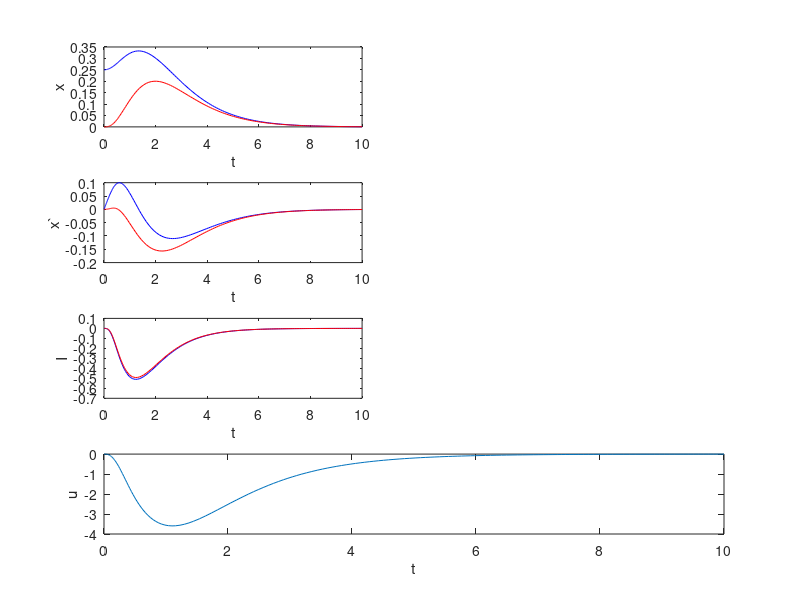

MATLAB code to generate this figure: (Note: this script raises an error after producing the figure.)

a = 7;
A = [0, 1, 0; 1, 0, 1; 0, -1, -a];
B = [0; 0; 1];
C = [0, 0, 1];

K = place(A', C', [-1, -2, -3]);
L = K';

H = -place(A, B, [-1, -7+7i, -7-7i]);


G = [A, B*H; L*C, A + B * H - L * C];
[ttiks, X] = ode45(@(t,x)(G*x), [0, 10], [0.25, 0, 0, 0, 0, 0]);
subplot(4, 2, 1)
    plot(ttiks, X(:, 1), 'b', ttiks, X(:, 4), 'r')
    xlabel('t')
    ylabel('x')
    
subplot(4, 2, 3)
    plot(ttiks, X(:, 2), 'b', ttiks, X(:, 5), 'r')
    xlabel('t')
    ylabel('x`')
subplot(4, 2, 5)
    plot(ttiks, X(:, 3), 'b', ttiks, X(:, 6), 'r')
    xlabel('t')
    ylabel('I')
count = length(ttiks);
utiks = zeros(count, 1);
for k = 1 : count
    X(k, 4:6);
    utiks(k) = H * (X(k, 4:6)');
end
subplot(4, 1, 4)
    plot(ttiks, utiks)
    xlabel('t')
    ylabel('u')


[ttiks, X_n] = ode45(@(t, X) m_2(t, X, a, A, B, H, L, C), [0, 20], [0.25, 0, 0, 0, 0, 0]);

subplot(4, 2, 2)
    plot(ttiks, X_n(:, 1), 'b', ttiks, X_n(:, 4), 'r')
    xlabel('t')
    ylabel('x')

subplot(4, 2, 4)
    plot(ttiks, X_n(:, 2), 'b', ttiks, X_n(:, 5), 'r')
    xlabel('t')
    ylabel('x`')
subplot(4, 2, 6)
    plot(ttiks, X_n(:, 3), 'b', ttiks, X_n(:, 6), 'r')
    xlabel('t')
    ylabel('I')


function dxdt = m_1(t,X, a, H)
    u = H*X;
    x_1 = X(1);
    x_2 = X(2);
    x_3 = X(3);
    dx_1dt = x_2;
    dx_2dt = 1/2*(((1+x_3)^2)/((1-x_1)^2)-1);
    dx_3dt = -x_2*(1+x_3)/(1-x_1) - a*(1-x_1)*x_3 + (1-x_1)*u;
    dxdt = [dx_1dt; dx_2dt; dx_3dt];
end

function dxdt = m_2(t, X, a, A, B, H, L, C)
    x_1 = X(1);
    x_2 = X(2);
    x_3 = X(3);
    ksi_1 = X(4);
    ksi_2 = X(5);
    ksi_3 = X(6);
    ksi = [ksi_1; ksi_2; ksi_3];
    dksidt = A*ksi + B*H*ksi + L*C*(X(1:3)-ksi);
    dksi_1dt = dksidt(1);
    dksi_2dt = dksidt(2);
    dksi_3dt = dksidt(3);
    u = H*ksi;
    dx_1dt = x_2;
    dx_2dt = 1/2*(((1+x_3)^2)/((1-x_1)^2)-1);
    dx_3dt = -x_2*(1+x_3)/(1-x_1) - a*(1-x_1)*x_3 + (1-x_1)*u;
    dxdt = [dx_1dt; dx_2dt; dx_3dt; dksi_1dt; dksi_2dt; dksi_3dt];
end
